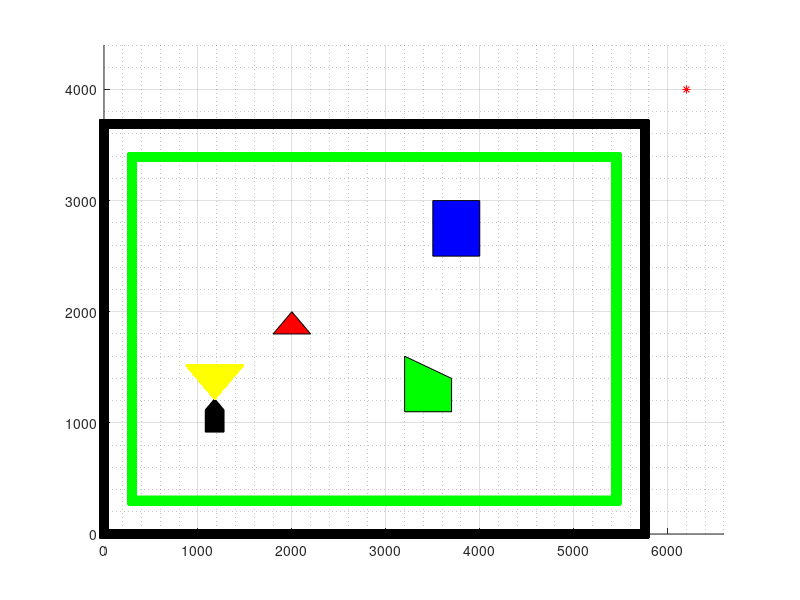

Source code (MATLAB):
% TODO 
% Obstacles of various shapes and sizes 
% Translate robot and vision matrix
% Scale robot
% Rotate robot and vision matrix
% Calculate collision 

% Clear workspace, clear plot, reinitialize random number generator 
clear;
clf('reset')
%rng('shuffle')

% User defined variables
xmax = 5756;
ymax = 3691;
offset = 300;
%%obstacle_count = 100;
vision_width = 300; % width = depth 
vision_depth = 300;

% Generate random start location, direction, and init robot vector 
xinitial = randi([2*offset, xmax-2*offset]);
yinitial = randi([2*offset, ymax-2*offset]);
% theta = randi([0, 3]);
% if theta == 0
% elseif theta == 1
%     theta = pi/2;
% elseif theta == 2
%     theta = pi;
% elseif theta == 3
%     theta = 3*pi/2;  
% end
xrobot = [xinitial, xinitial-100, xinitial-100, xinitial+100, xinitial+100];
yrobot = [yinitial+150, yinitial+50, yinitial-150, yinitial-150, yinitial+50];
g = hgtransform;

% Generate vision array 
partial(vision_depth, vision_width, 2, 2) = 0;
for r = 1:vision_depth
    for c = 1:vision_width
        partial(r,c,1,1) = -(vision_width-c);
        partial(r,c,2,1) = c-1;
        partial(r,c,1,2) = vision_depth-r;
        partial(r,c,2,2) = vision_depth-r;
    end
end

partial(:,:,:,1) = partial(:,:,:,1) + xinitial;
partial(:,:,:,2) = partial(:,:,:,2) + yinitial + 150;

partial(:,:,1,1) = triu(partial(:,:,1,1));
partial(:,:,1,2) = triu(partial(:,:,1,2));
partial(:,:,2,1) = flipud(tril(partial(:,:,2,1)));
partial(:,:,2,2) = fliplr(triu(partial(:,:,2,2)));

vision(vision_depth, vision_width*2, 2) = 0;
vision(:,:,1) = horzcat(partial(:,:,1,1), partial(:,:,2,1));
vision(:,:,2) = horzcat(partial(:,:,1,2), partial(:,:,2,2));
vision(vision == 0) = NaN;

% Generate random x, y coordiantes 
% xobj = 1:obstacle_count;
% yobj = 1:obstacle_count;
% for i = 1:obstacle_count
%     xobj(i) = randi([0,xmax]);
%     yobj(i) = randi([0,ymax]);
% end

% Generate virtual limit coordinates
xmax_new = xmax-offset;
ymax_new = ymax-offset;
xlimit = 1:((xmax_new+ymax_new)*2-4*offset);
ylimit = 1:((xmax_new+ymax_new)*2-4*offset);
for i = 1:(xmax_new-offset) %complete bottom
    xlimit(i) = i+offset;
    ylimit(i) = offset;
end
for i = (xmax_new-offset+1):(xmax_new+ymax_new-2*offset) %complete bottom, right 
    xlimit(i) = xmax_new;
    ylimit(i) = offset+(i-(xmax_new-offset));
end
for i = (xmax_new+ymax_new-2*offset+1):(2*xmax_new+ymax_new-3*offset) %complete bottom, right, top
    xlimit(i) = xmax_new-(i-(xmax_new+ymax_new))-2*offset;
    ylimit(i) = ymax_new;
end
for i = (2*xmax_new+ymax_new-3*offset+1):(2*(xmax_new+ymax_new)-4*offset) %complete bottom, right, top, left 
    xlimit(i) = offset;
    ylimit(i) = ymax_new-(i-(2*xmax_new+ymax_new)+3*offset);
end

% Generate field wall coordinates
xwall = 2:((xmax+ymax)*2);
ywall = 2:((xmax+ymax)*2);
for i = 1:xmax %complete bottom
    xwall(i) = i-1;
    ywall(i) = 0;
end
for i = (xmax+1):(xmax+ymax) %complete bottom, right 
    xwall(i) = xmax;
    ywall(i) = i-xmax-1;
end
for i = (xmax+ymax+1):(2*xmax+ymax) %complete bottom, right, top
    xwall(i) = xmax-(i-(xmax+ymax));
    ywall(i) = ymax;
end
for i = (2*xmax+ymax+1):(2*(xmax+ymax)-1) %complete bottom, right, top, left 
    xwall(i) = 0;
    ywall(i) = ymax-(i+1-(2*xmax+ymax));
end

% Detect objects
obj_detected = 1;

% Visualize data 
hold on
grid on
grid minor
xlim([0 6600])
ylim([0 4400])
patch('XData',xrobot,'YData',yrobot,'FaceColor','black','Parent',g)
plot(vision(:,:,1), vision(:,:,2), 'y.-');
%plot(xobj, yobj, 'bs');
plot(xlimit, ylimit, 'gs-');
plot(xwall, ywall, 'ks-');
if obj_detected == 1
    plot(6200, 4000, 'r*')
else
    plot(6200, 4000, 'g*')
end

%generate arbitrary obstacles
smallObjInitialX = 2000; 
smallObjInitialY = 2000;
smallObjX = [smallObjInitialX (smallObjInitialX - 200) (smallObjInitialX+200)];
smallObjY = [smallObjInitialY (smallObjInitialY - 200) (smallObjInitialY-200)];

patch('XData',smallObjX,'YData',smallObjY,'FaceColor','red','Parent',g);

medObjInitialX = 3500;
medObjInitialY = 2500;
medObjX = [ medObjInitialX (medObjInitialX+500) (medObjInitialX + 500) medObjInitialX ];
medObjY = [ medObjInitialY medObjInitialY (medObjInitialY+500) (medObjInitialY+500) ];

patch('XData',medObjX,'YData',medObjY,'FaceColor','blue','Parent',g);

largeObjInitialX = 3200;
largeObjInitialY = 1600;
largeObjX = [largeObjInitialX (largeObjInitialX+500) (largeObjInitialX+500) largeObjInitialX   ];
largeObjY = [largeObjInitialY (largeObjInitialY-200) (largeObjInitialY-500) (largeObjInitialY-500)   ];
patch('XData',largeObjX,'YData',largeObjY,'FaceColor','green','Parent',g);

hold off